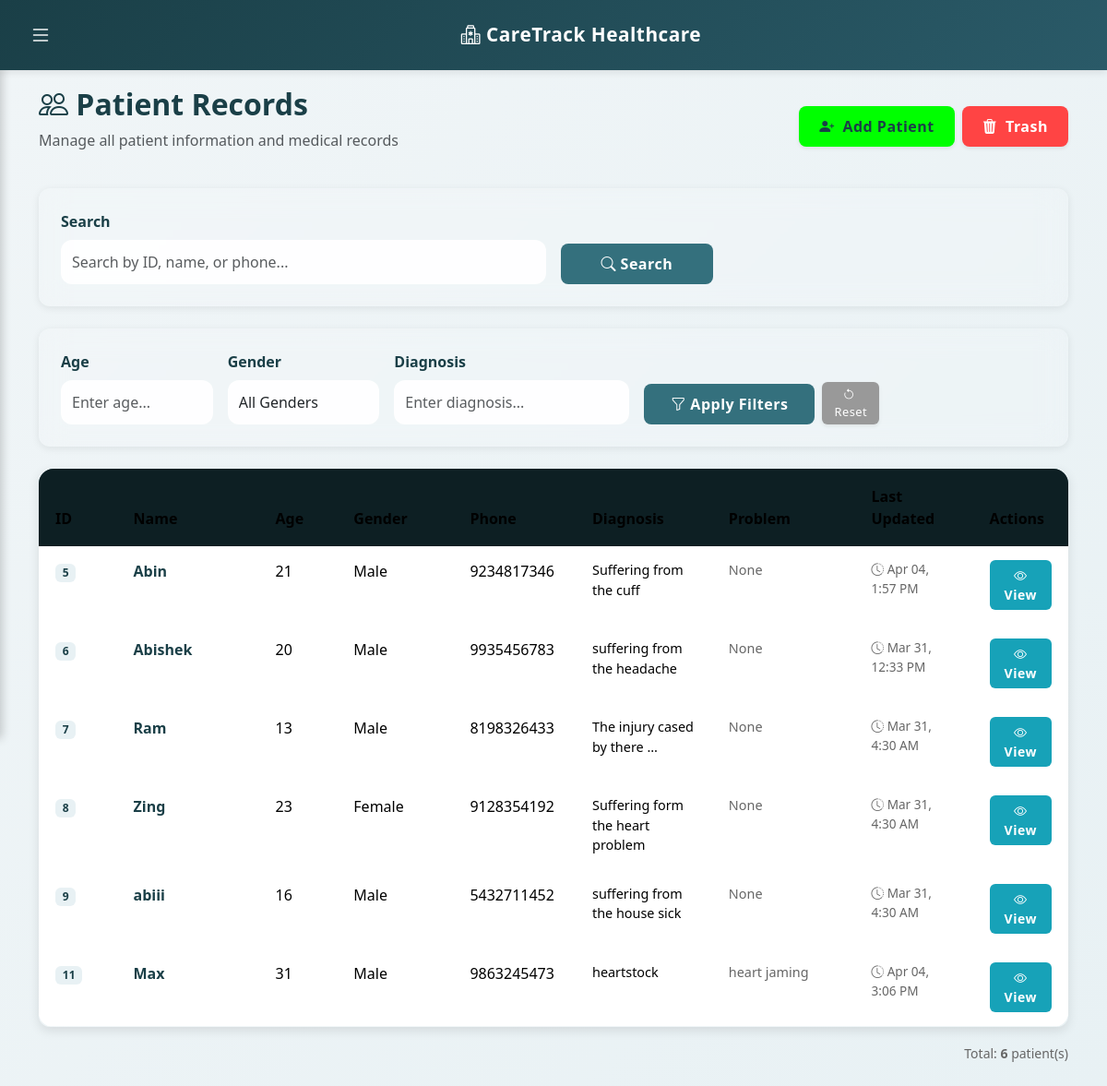
The app's page / (signed in) with its own data.
### patients/models.py (models this page shows, shortened)
class HospitalSetting(models.Model):
    hospital_name = models.CharField(max_length=200, default="CareTrack Healthcare")
    hospital_address = models.TextField(default="123 Care Avenue, Medical District")
    contact_email = models.EmailField(default="contact@caretrack.com")
    contact_phone = models.CharField(max_length=20, default="+1 234 567 8900")
    @classmethod
    def load(cls):
        obj, created = cls.objects.get_or_create(pk=1)
        return obj

class Patient(models.Model):
    name = models.CharField(max_length=100)
    age = models.IntegerField()
    gender = models.CharField(max_length=10, choices=[('Male', 'Male'), ('Female', 'Female'), ('Other', 'Other')])
    phone = models.CharField(max_length=15)
    diagnosis = models.TextField()
    description = models.TextField(blank=True, null=True)
    medicines = models.ManyToManyField(Medicine, related_name='patients', blank=True)
    doctor_fee = models.DecimalField(max_digits=10, decimal_places=2, default=0.00)
    created_at = models.DateTimeField(auto_now_add=True)
    updated_at = models.DateTimeField(auto_now=True)
    is_deleted = models.BooleanField(default=False)
    deleted_at = models.DateTimeField(blank=True, null=True)

### patients/views.py (the view)
# urls.py: 2. Add a URL to urlpatterns:  path('', views.home, name='home')
@login_required(login_url='login')
def home(request):
    search_query = request.GET.get('search', '')
    filter_gender = request.GET.get('gender', '')
    filter_diagnosis = request.GET.get('diagnosis', '')
    filter_age = request.GET.get('age', '')
    patients = Patient.objects.filter(is_deleted=False)
    if search_query:
        patients = patients.filter(name__icontains=search_query) | \
                   patients.filter(phone__icontains=search_query)
    if filter_gender:
        patients = patients.filter(gender=filter_gender)
    if filter_diagnosis:
        patients = patients.filter(diagnosis__icontains=filter_diagnosis)
    if filter_age:
        try:
            filter_age = int(filter_age)
            patients = patients.filter(age=filter_age)
        except ValueError:
            pass
    context = {
        'patients': patients,
        'search_query': search_query,
        'filter_gender': filter_gender,
        'filter_diagnosis': filter_diagnosis,
        'filter_age': filter_age,
    }
    return render(request, 'patients/home.html', context)

### patients/context_processors.py (called while the page is built)
def hospital_settings_processor(request):
    try:
        hospital_setting = HospitalSetting.load()
    except Exception:
        hospital_setting = None
    return {'hospital_setting': hospital_setting}

### patients/templates/patients/home.html (shortened to what this page needs)
{% extends 'base.html' %}
{% load patient_tags %}
{% block content %}
<div class="container-fluid py-4" style="background: linear-gradient(135deg, #f0f5f7 0%, #e8f1f4 100%); min-height: 100vh;">
  <div class="container-lg">
    <div class="row mb-4">
      <div class="col-md-8">
        <h2 class="fw-bold" style="color: #1a3f47;">
          <i class="bi bi-people"></i> Patient Records
        </h2>
        <p class="text-muted">Manage all patient information and medical records</p>
      </div>
      <div class="col-md-4 text-end d-flex gap-2 justify-content-end align-items-center">
        {% if request.user.is_superuser or request.user|user_role == 'nursing' %}
        <a href="{% url 'add_patient' %}" class="btn shadow-sm" style="background: #00ff00; color: #1a3f47; border-radius: 8px; padding: 10px 22px; font-weight: 700; font-size: 1rem; border: none; transition: all 0.2s;">
          <i class="bi bi-person-plus-fill me-1"></i> Add Patient
        </a>
        <a href="{% url 'deleted_patients' %}" class="btn shadow-sm" style="background: #ff4444; color: white; border-radius: 8px; padding: 10px 22px; font-weight: 700; font-size: 1rem; border: none; transition: all 0.2s;">
          <i class="bi bi-trash3-fill me-1"></i> Trash
        </a>
        {% endif %}
      </div>
    </div>
    <div class="card mb-4" style="border: none; border-radius: 12px; box-shadow: 0 2px 8px rgba(0,0,0,0.08);">
      <div class="card-body p-4">
        <form method="GET" class="row g-3">
          <div class="col-md-6">
            <label class="form-label fw-bold" style="color: #1a3f47;">Search</label>
            <input type="text" name="search" class="form-control" placeholder="Search by ID, name, or phone..." value="{{ search_query }}"
                   style="border-radius: 8px; border: 1px solid #ddd; padding: 10px;">
          </div>
          <div class="col-md-2 d-flex align-items-end gap-2">
            <button type="submit" class="btn w-100" style="background: #34707d; color: white; border-radius: 8px; border: none; font-weight: 600;">
              <i class="bi bi-search"></i> Search
            </button>
          </div>
        </form>
      </div>
    </div>
    <div class="card mb-4" style="border: none; border-radius: 12px; box-shadow: 0 2px 8px rgba(0,0,0,0.08);">
      <div class="card-body p-4">
        <form method="GET" class="row g-3">
          <div class="col-md-2">
            <label class="form-label fw-bold" style="color: #1a3f47;">Age</label>
            <input type="number" name="age" class="form-control" placeholder="Enter age..." value="{{ filter_age }}" min="1" max="150"
                   style="border-radius: 8px; border: 1px solid #ddd; padding: 10px;">
          </div>
          <div class="col-md-2">
            <label class="form-label fw-bold" style="color: #1a3f47;">Gender</label>
            <select name="gender" class="form-select" style="border-radius: 8px; border: 1px solid #ddd; padding: 10px;">
              <option value="">All Genders</option>
            </select>
          </div>
          <div class="col-md-3">
            <label class="form-label fw-bold" style="color: #1a3f47;">Diagnosis</label>
            <input type="text" name="diagnosis" class="form-control" placeholder="Enter diagnosis..." value="{{ filter_diagnosis }}"
                   style="border-radius: 8px; border: 1px solid #ddd; padding: 10px;">
          </div>
          <div class="col-md-3 d-flex align-items-end gap-2">
            <button type="submit" class="btn w-100" style="background: #34707d; color: white; border-radius: 8px; border: none; font-weight: 600;">
              <i class="bi bi-funnel"></i> Apply Filters
            </button>
            <a href="{% url 'home' %}" class="btn shadow-sm" style="background: #999; color: white; border-radius: 6px; border: none; padding: 4px 12px; font-weight: 500; font-size: 0.8rem;">
              <i class="bi bi-arrow-counterclockwise me-1"></i> Reset
            </a>
          </div>
        </form>
      </div>
    </div>
    <div class="card" style="border: none; border-radius: 12px; overflow: hidden; box-shadow: 0 4px 12px rgba(0,0,0,0.1);">
      <div class="table-responsive">
        <table class="table table-hover mb-0" style="border-collapse: collapse;">
          <thead>
            <tr style="background: #1a3f47; color: white;">
              <th style="padding: 18px; font-weight: 700; border: none; width: 8%;">ID</th>
              <th style="padding: 18px; font-weight: 700; border: none; width: 15%;">Name</th>
              <th style="padding: 18px; font-weight: 700; border: none; width: 8%;">Age</th>
              <th style="padding: 18px; font-weight: 700; border: none; width: 12%;">Gender</th>
              <th style="padding: 18px; font-weight: 700; border: none; width: 12%;">Phone</th>
              <th style="padding: 18px; font-weight: 700; border: none; width: 14%;">Diagnosis</th>
              <th style="padding: 18px; font-weight: 700; border: none; width: 15%;">Problem</th>
              <th style="padding: 18px; font-weight: 700; border: none; width: 12%;">Last Updated</th>
              <th style="padding: 18px; font-weight: 700; border: none; width: 15%;">Actions</th>
            </tr>
          </thead>
          <tbody>
            {% for p in patients %}
            <tr style="border-bottom: 1px solid #eee; background: white;">
              <td style="padding: 15px 18px;"><span class="badge" style="background: #e8f1f4; color: #1a3f47; font-weight: 600;">{{ p.id }}</span></td>
              <td style="padding: 15px 18px; font-weight: 600; color: #1a3f47;">{{ p.name }}</td>
              <td style="padding: 15px 18px;">{{ p.age }}</td>
              <td style="padding: 15px 18px;">{{ p.gender }}</td>
              <td style="padding: 15px 18px;">{{ p.phone }}</td>
              <td style="padding: 15px 18px; font-size: 0.9rem;">{{ p.diagnosis|truncatewords:5 }}</td>
              <td style="padding: 15px 18px; font-size: 0.9rem; color: #666;">{{ p.description|default:"None"|truncatewords:5 }}</td>
              <td style="padding: 15px 18px; font-size: 0.85rem; color: #666;"><i class="bi bi-clock-history"></i> {{ p.updated_at|date:"M d, g:i A" }}</td>
              <td style="padding: 15px 18px;">
                <div class="d-flex gap-2">
                  <a href="{% url 'patient_details' p.id %}" class="btn btn-sm" style="background: #17a2b8; color: white; border-radius: 6px; border: none; padding: 6px 16px;" title="View Details">
                    <i class="bi bi-eye"></i> View
                  </a>
                </div>
              </td>
            </tr>
            {% endfor %}
          </tbody>
        </table>
      </div>
    </div>
    {% if patients %}
    <div class="mt-3" style="color: #666; text-align: right;">
      <small>Total: <strong>{{ patients|length }}</strong> patient(s)</small>
    </div>
    {% endif %}
  </div>
</div>
{% endblock %}

### patients/templates/base.html (shortened to what this page needs)
<!DOCTYPE html>
<html>
<head>
  <link href="https://cdn.jsdelivr.net/npm/bootstrap@5.3.2/dist/css/bootstrap.min.css" rel="stylesheet">
  <link rel="stylesheet" href="https://cdn.jsdelivr.net/npm/bootstrap-icons@1.11.0/font/bootstrap-icons.css">
  <link rel="stylesheet" href="/static/style.css">
</head>
<body>
<nav class="navbar navbar-dark fixed-top">
  <div class="container-fluid px-3">
    <button class="hamburger-btn" id="hamburgerBtn" onclick="toggleSidebar()">
      <i class="bi bi-list"></i>
    </button>
    <a href="{% url 'home' %}" class="navbar-brand">
      <i class="bi bi-hospital"></i> {% if hospital_setting %}{{ hospital_setting.hospital_name }}{% else %}CareTrack{% endif %}
    </a>
  </div>
</nav>
<div class="main-content" style="margin-top: 70px;">
  {% block content %}{% endblock %}
</div>
</body>
</html>

### patients/static/style.css (style rules this page uses)
* { margin: 0; padding: 0; box-sizing: border-box; font-family: "Segoe UI", system-ui, sans-serif; }
body { min-height: 100vh; background: linear-gradient( 120deg, #0f2027, #203a43, #2c5364 ); background-size: 300% 300%; animation: gradientBG 12s ease infinite; color: #fff; }
.navbar { backdrop-filter: blur(10px); background: rgba(0, 0, 0, 0.4) !important; box-shadow: 0 10px 30px rgba(0,0,0,.4); }
.card { background: rgba(255, 255, 255, 0.12); border-radius: 20px; border: 1px solid rgba(255,255,255,0.2); backdrop-filter: blur(14px); box-shadow: 0 20px 40px rgba(0,0,0,.4); animation: fadeUp .8s ease; }
input, textarea, select { background: rgba(255,255,255,0.9) !important; border-radius: 12px !important; border: none !important; padding: 12px !important; transition: all .3s ease; }
.btn { border-radius: 30px; padding: 10px 22px; font-weight: 600; letter-spacing: .5px; position: relative; overflow: hidden; transition: all .35s ease; }
.btn::after { content: ""; position: absolute; top: 0; left: -75%; width: 50%; height: 100%; background: linear-gradient( 120deg, transparent, rgba(255,255,255,.6), transparent ); transform: skewX(-20deg); }
.table { background: rgba(255,255,255,0.12); color: #fff; border-radius: 16px; overflow: hidden; animation: fadeUp .9s ease; }
.table th { background: rgba(0,0,0,.5); border: none; }
.table td { border-color: rgba(255,255,255,.15); }
.table tr { transition: all .3s ease; }

### patients/templates/base.html (style rules this page uses)
* { margin: 0; padding: 0; box-sizing: border-box; }
body { background: #f0f5f7; }
.navbar { background: linear-gradient(135deg, #1a3f47 0%, #2a5a68 100%) !important; box-shadow: 0 2px 8px rgba(0, 0, 0, 0.1); padding: 12px 0; }
.navbar-brand { font-weight: 700; font-size: 1.3rem; letter-spacing: 0.5px; margin-left: 20px; }
.hamburger-btn { background: none; border: none; color: white; font-size: 1.5rem; cursor: pointer; padding: 8px 16px; transition: all 0.3s ease; }
.main-content { transition: margin-left 0.3s ease; }

### records on screen
HospitalSetting: hospital_name "CareTrack Healthcare"
Patient: id "5", name "Abin", age "21", gender "Male", phone "9234817346", diagnosis "Suffering from the cuff", description "None", updated_at "Apr 04, 1:57 PM"
Patient: id "6", name "Abishek", age "20", gender "Male", phone "9935456783", diagnosis "suffering from the headache", description "None", updated_at "Mar 31, 12:33 PM"
Patient: id "7", name "Ram", age "13", gender "Male", phone "8198326433", diagnosis "The injury cased by there …", description "None", updated_at "Mar 31, 4:30 AM"
Patient: id "8", name "Zing", age "23", gender "Female", phone "9128354192", diagnosis "Suffering form the heart problem", description "None", updated_at "Mar 31, 4:30 AM"
Patient: id "9", name "abiii", age "16", gender "Male", phone "5432711452", diagnosis "suffering from the house sick", description "None", updated_at "Mar 31, 4:30 AM"
Patient: id "11", name "Max", age "31", gender "Male", phone "9863245473", diagnosis "heartstock", description "heart jaming", updated_at "Apr 04, 3:06 PM"

### other values on screen
{{ patients|length }} "6"
